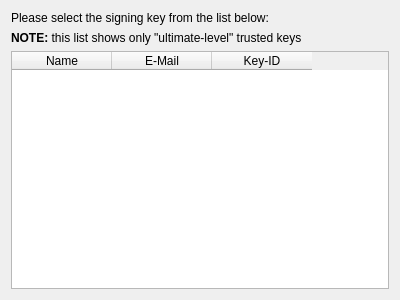
<?xml version="1.0" encoding="UTF-8"?>
<ui version="4.0">
 <class>KNewWalletDialogGpg</class>
 <widget class="QWidget" name="KNewWalletDialogGpg">
  <property name="geometry">
   <rect>
    <x>0</x>
    <y>0</y>
    <width>400</width>
    <height>300</height>
   </rect>
  </property>
  <layout class="QVBoxLayout" name="verticalLayout">
   <item>
    <widget class="QLabel" name="label">
     <property name="text">
      <string>Please select the signing key from the list below:</string>
     </property>
    </widget>
   </item>
   <item>
    <widget class="QLabel" name="label_2">
     <property name="text">
      <string>&lt;html&gt;&lt;head/&gt;&lt;body&gt;&lt;p&gt;&lt;span style=&quot; font-weight:600;&quot;&gt;NOTE:&lt;/span&gt; this list shows only &amp;quot;ultimate-level&amp;quot; trusted keys&lt;/p&gt;&lt;/body&gt;&lt;/html&gt;</string>
     </property>
    </widget>
   </item>
   <item>
    <widget class="QTableWidget" name="listCertificates">
     <property name="showDropIndicator" stdset="0">
      <bool>false</bool>
     </property>
     <property name="dragDropOverwriteMode">
      <bool>false</bool>
     </property>
     <property name="selectionBehavior">
      <enum>QAbstractItemView::SelectRows</enum>
     </property>
     <property name="showGrid">
      <bool>false</bool>
     </property>
     <property name="columnCount">
      <number>3</number>
     </property>
     <attribute name="horizontalHeaderCascadingSectionResizes">
      <bool>true</bool>
     </attribute>
     <attribute name="horizontalHeaderShowSortIndicator" stdset="0">
      <bool>true</bool>
     </attribute>
     <attribute name="verticalHeaderVisible">
      <bool>false</bool>
     </attribute>
     <attribute name="verticalHeaderHighlightSections">
      <bool>false</bool>
     </attribute>
     <column>
      <property name="text">
       <string>Name</string>
      </property>
     </column>
     <column>
      <property name="text">
       <string>E-Mail</string>
      </property>
     </column>
     <column>
      <property name="text">
       <string>Key-ID</string>
      </property>
     </column>
    </widget>
   </item>
  </layout>
 </widget>
 <resources/>
 <connections>
  <connection>
   <sender>listCertificates</sender>
   <signal>itemSelectionChanged()</signal>
   <receiver>KNewWalletDialogGpg</receiver>
   <slot>onItemSelectionChanged()</slot>
   <hints>
    <hint type="sourcelabel">
     <x>48</x>
     <y>89</y>
    </hint>
    <hint type="destinationlabel">
     <x>0</x>
     <y>81</y>
    </hint>
   </hints>
  </connection>
 </connections>
 <slots>
  <slot>onItemSelectionChanged()</slot>
 </slots>
</ui>
